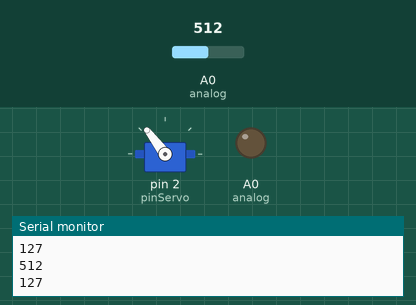
This sketch was run on a simulated Arduino Uno, built with avr-gcc and run on an emulated ATmega328P. Shown: servo, output pins drawn as LEDs (lit = HIGH), the last lines printed to the serial monitor. The test bench sets the inputs (shaded band); at power-on: A0 (analog) = 512.

Above: at 1.2 s.
1.3 s: A0 (analog) set to 716
At 2.5 s:
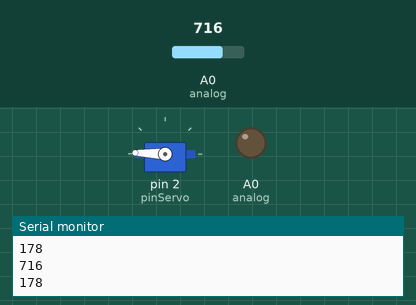
2.8 s: A0 (analog) set to 900
At 3.7 s:
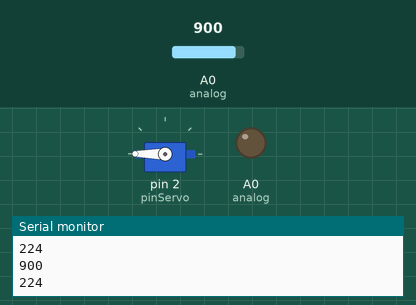
4.3 s: A0 (analog) set to 306
At 5.3 s:
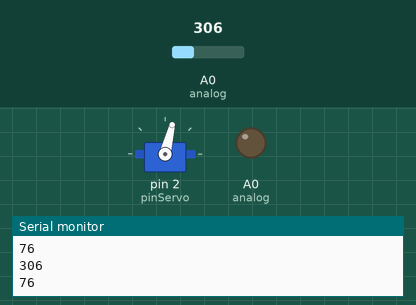
5.8 s: A0 (analog) set to 122
At 7.0 s:
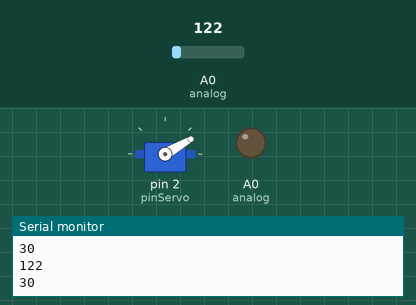
7.3 s: A0 (analog) set to 0
At 8.3 s:
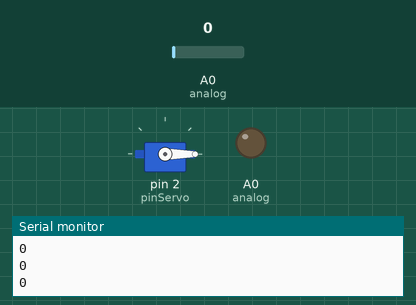
8.8 s: A0 (analog) set to 511
At 10.2 s:
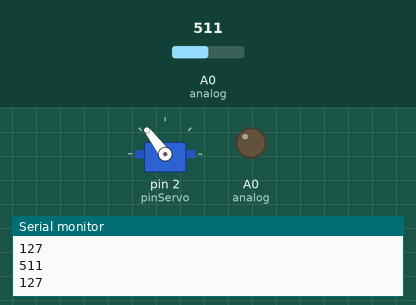
Timing chart, 0 to 11.3 s (numbered marks = the images above; inputs shaded):
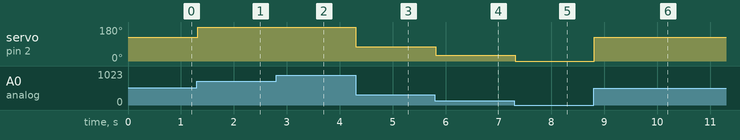

Measured:
- after the input at 1.3 s, servo on pin 2 (pinServo): 127° → 178° at once
- after the input at 2.8 s, servo on pin 2 (pinServo): 178° → 180° at once
- after the input at 4.3 s, servo on pin 2 (pinServo): 180° → 76° at once
- after the input at 5.8 s, servo on pin 2 (pinServo): 76° → 30° at once
- after the input at 7.3 s, servo on pin 2 (pinServo): 30° → 0° at once
- after the input at 8.8 s, servo on pin 2 (pinServo): 0° → 127° at once

The sketch:

latihan_servo.ino
```cpp
#include <Servo.h>

#define pinServo 2
#define analog A0
int x;
int posisi;
Servo servo1;

void setup() {
  // put your setup code here, to run once:
  servo1.attach(pinServo);
  pinMode(pinServo, OUTPUT);
 pinMode(analog, OUTPUT);
Serial.begin(9600);

}

void loop() {
  // put your main code here, to run repeatedly:
  x =  analogRead(analog);
  Serial.println(x);

  posisi = map(x, 0, 1023, 0, 255);

  servo1.write(posisi);
  Serial.println(posisi);
  delay(20);
}
```
